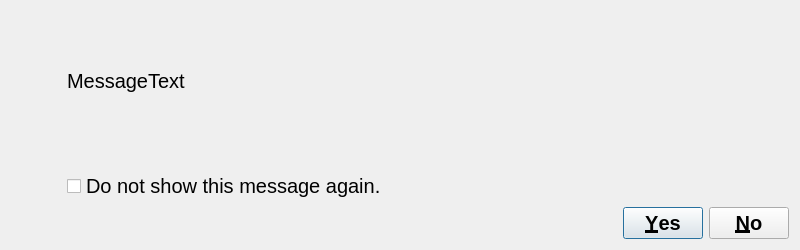
<?xml version="1.0" encoding="UTF-8"?>
<ui version="4.0">
 <class>myMessageDialog</class>
 <widget class="QDialog" name="myMessageDialog">
  <property name="geometry">
   <rect>
    <x>0</x>
    <y>0</y>
    <width>800</width>
    <height>250</height>
   </rect>
  </property>
  <property name="minimumSize">
   <size>
    <width>800</width>
    <height>250</height>
   </size>
  </property>
  <property name="maximumSize">
   <size>
    <width>800</width>
    <height>250</height>
   </size>
  </property>
  <property name="windowTitle">
   <string>Dialog</string>
  </property>
  <property name="styleSheet">
   <string notr="true">QObject {font: 20px}</string>
  </property>
  <layout class="QGridLayout">
   <property name="topMargin">
    <number>9</number>
   </property>
   <item row="0" column="0">
    <widget class="QLabel" name="label_icon">
     <property name="minimumSize">
      <size>
       <width>50</width>
       <height>50</height>
      </size>
     </property>
    </widget>
   </item>
   <item row="0" column="1" rowspan="2">
    <layout class="QGridLayout">
     <item row="0" column="0">
      <widget class="QLabel" name="label">
       <property name="text">
        <string>MessageText</string>
       </property>
      </widget>
     </item>
     <item row="1" column="0">
      <spacer>
       <property name="orientation">
        <enum>Qt::Vertical</enum>
       </property>
       <property name="sizeType">
        <enum>QSizePolicy::Fixed</enum>
       </property>
       <property name="sizeHint" stdset="0">
        <size>
         <width>199</width>
         <height>13</height>
        </size>
       </property>
      </spacer>
     </item>
     <item row="2" column="0">
      <widget class="QCheckBox" name="checkBox">
       <property name="text">
        <string>Do not show this message again.</string>
       </property>
      </widget>
     </item>
     <item row="3" column="0">
      <widget class="QDialogButtonBox" name="buttonBox">
       <property name="styleSheet">
        <string notr="true">QObject {font: bold 20px}</string>
       </property>
       <property name="orientation">
        <enum>Qt::Horizontal</enum>
       </property>
       <property name="standardButtons">
        <set>QDialogButtonBox::No|QDialogButtonBox::Yes</set>
       </property>
      </widget>
     </item>
    </layout>
   </item>
   <item row="1" column="0">
    <spacer>
     <property name="orientation">
      <enum>Qt::Vertical</enum>
     </property>
     <property name="sizeHint" stdset="0">
      <size>
       <width>20</width>
       <height>81</height>
      </size>
     </property>
    </spacer>
   </item>
  </layout>
 </widget>
 <resources/>
 <connections>
  <connection>
   <sender>buttonBox</sender>
   <signal>accepted()</signal>
   <receiver>myMessageDialog</receiver>
   <slot>accept()</slot>
   <hints>
    <hint type="sourcelabel">
     <x>248</x>
     <y>254</y>
    </hint>
    <hint type="destinationlabel">
     <x>157</x>
     <y>274</y>
    </hint>
   </hints>
  </connection>
  <connection>
   <sender>buttonBox</sender>
   <signal>rejected()</signal>
   <receiver>myMessageDialog</receiver>
   <slot>reject()</slot>
   <hints>
    <hint type="sourcelabel">
     <x>316</x>
     <y>260</y>
    </hint>
    <hint type="destinationlabel">
     <x>286</x>
     <y>274</y>
    </hint>
   </hints>
  </connection>
 </connections>
</ui>
